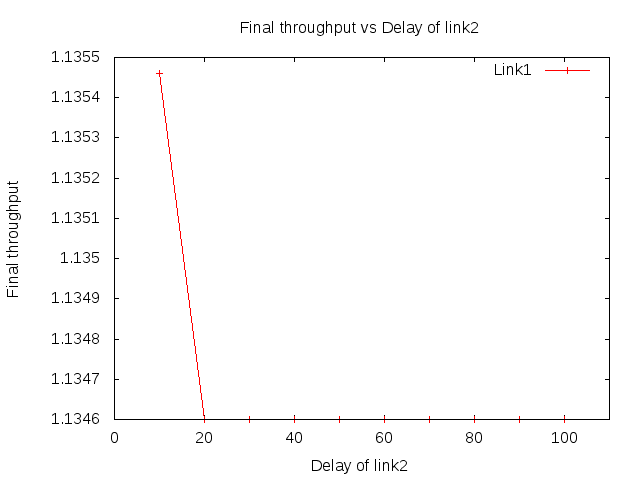

Write gnuplot code to recreate this figure.
set terminal png
set output "plot3.png"
set title "Final throughput vs Delay of link2"
set xlabel "Delay of link2"
set ylabel "Final throughput"

set xrange [0:+110]
plot "-"  title "Link1" with linespoints
10 1.13546
20 1.1346
30 1.1346
40 1.1346
50 1.1346
60 1.1346
70 1.1346
80 1.1346
90 1.1346
100 1.1346
e
